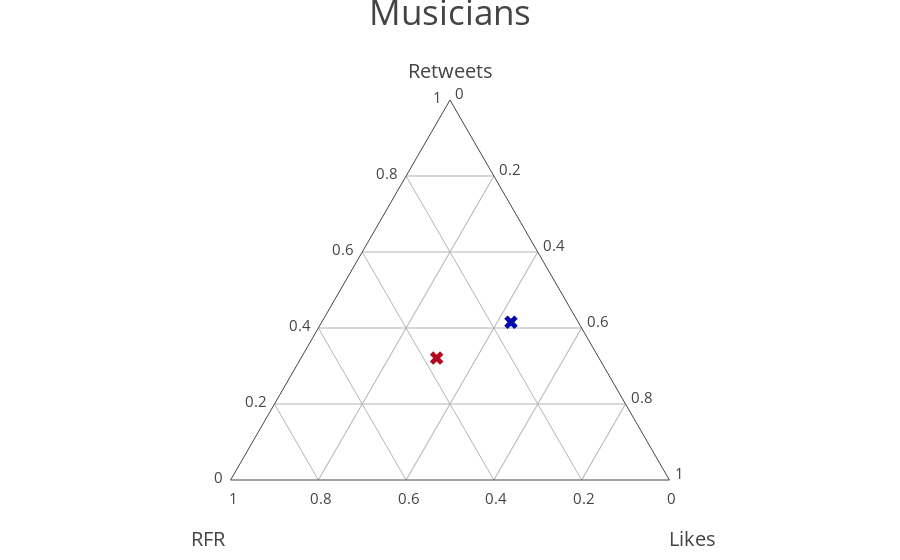

The code cell stored with this chart in its notebook:
### Code cell
musician_screen_names = ['JohnMayer','ACDC','BryanCranston']
musician_list = []
for name in musician_screen_names:
    musician_list.append(get_twitter_stats(name))
musician_df = pd.DataFrame(musician_list, columns=['ave_fav','ave_rt','ave_rfr','pos_to_neg','username'])
tmp = musician_df.drop('username', axis=1)
musician_df_norm = (tmp - tmp.mean()) / (tmp.max() - tmp.min())
musician_df_norm['username'] = musician_df['username']
ternary_plot(musician_df_norm, 'Musicians')

### Figure 1 — Plotly figure (JSON) as saved in the notebook; plotly's stock layout.template omitted (floating-point values rounded to 4 significant figures)
{"data": [{"a": [0.512, -0.488, -0.02408], "b": [0.5902, -0.1804, -0.4098], "c": [0.493, -0.507, 0.01409], "marker": {"autocolorscale": true, "color": [0.42, -0.58, 0.1601], "size": 12, "symbol": "x"}, "mode": "markers", "text": ["JohnMayer", "ACDC", "BryanCranston"], "type": "scatterternary"}], "layout": {"annotations": [{"font": {"size": 35}, "showarrow": false, "text": "Musicians", "x": 0.5, "y": 1.3}], "ternary": {"aaxis": {"showgrid": true, "showline": true, "tickcolor": "rgba(0,0,0,0)", "tickfont": {"size": 15}, "ticklen": 5, "title": "Retweets", "titlefont": {"size": 20}}, "baxis": {"showgrid": true, "showline": true, "tickcolor": "rgba(0,0,0,0)", "tickfont": {"size": 15}, "ticklen": 5, "title": "<br>RFR", "titlefont": {"size": 20}}, "caxis": {"showgrid": true, "showline": true, "tickcolor": "rgba(0,0,0,0)", "tickfont": {"size": 15}, "ticklen": 5, "title": "<br>Likes", "titlefont": {"size": 20}}, "sum": 1}}}
